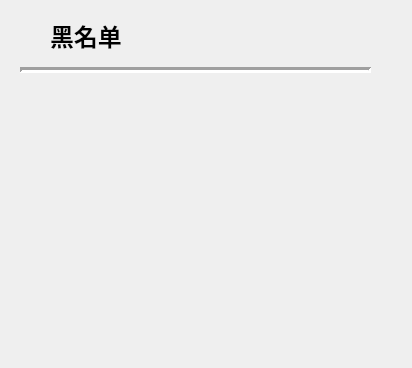
<?xml version="1.0" encoding="UTF-8"?>
<ui version="4.0">
 <class>blackList</class>
 <widget class="QDialog" name="blackList">
  <property name="geometry">
   <rect>
    <x>0</x>
    <y>0</y>
    <width>412</width>
    <height>368</height>
   </rect>
  </property>
  <property name="windowTitle">
   <string>Dialog</string>
  </property>
  <widget class="QLabel" name="username">
   <property name="geometry">
    <rect>
     <x>50</x>
     <y>20</y>
     <width>151</width>
     <height>31</height>
    </rect>
   </property>
   <property name="font">
    <font>
     <pointsize>18</pointsize>
     <weight>75</weight>
     <italic>false</italic>
     <bold>true</bold>
     <strikeout>false</strikeout>
     <kerning>true</kerning>
    </font>
   </property>
   <property name="text">
    <string>黑名单</string>
   </property>
  </widget>
  <widget class="Line" name="line">
   <property name="geometry">
    <rect>
     <x>20</x>
     <y>60</y>
     <width>351</width>
     <height>20</height>
    </rect>
   </property>
   <property name="font">
    <font>
     <weight>75</weight>
     <bold>true</bold>
    </font>
   </property>
   <property name="lineWidth">
    <number>3</number>
   </property>
   <property name="orientation">
    <enum>Qt::Horizontal</enum>
   </property>
  </widget>
  <widget class="QLabel" name="bl_user1">
   <property name="geometry">
    <rect>
     <x>40</x>
     <y>80</y>
     <width>141</width>
     <height>31</height>
    </rect>
   </property>
   <property name="font">
    <font>
     <pointsize>15</pointsize>
     <weight>50</weight>
     <italic>false</italic>
     <bold>false</bold>
     <strikeout>false</strikeout>
     <kerning>true</kerning>
    </font>
   </property>
   <property name="text">
    <string/>
   </property>
  </widget>
 </widget>
 <resources/>
 <connections/>
</ui>
